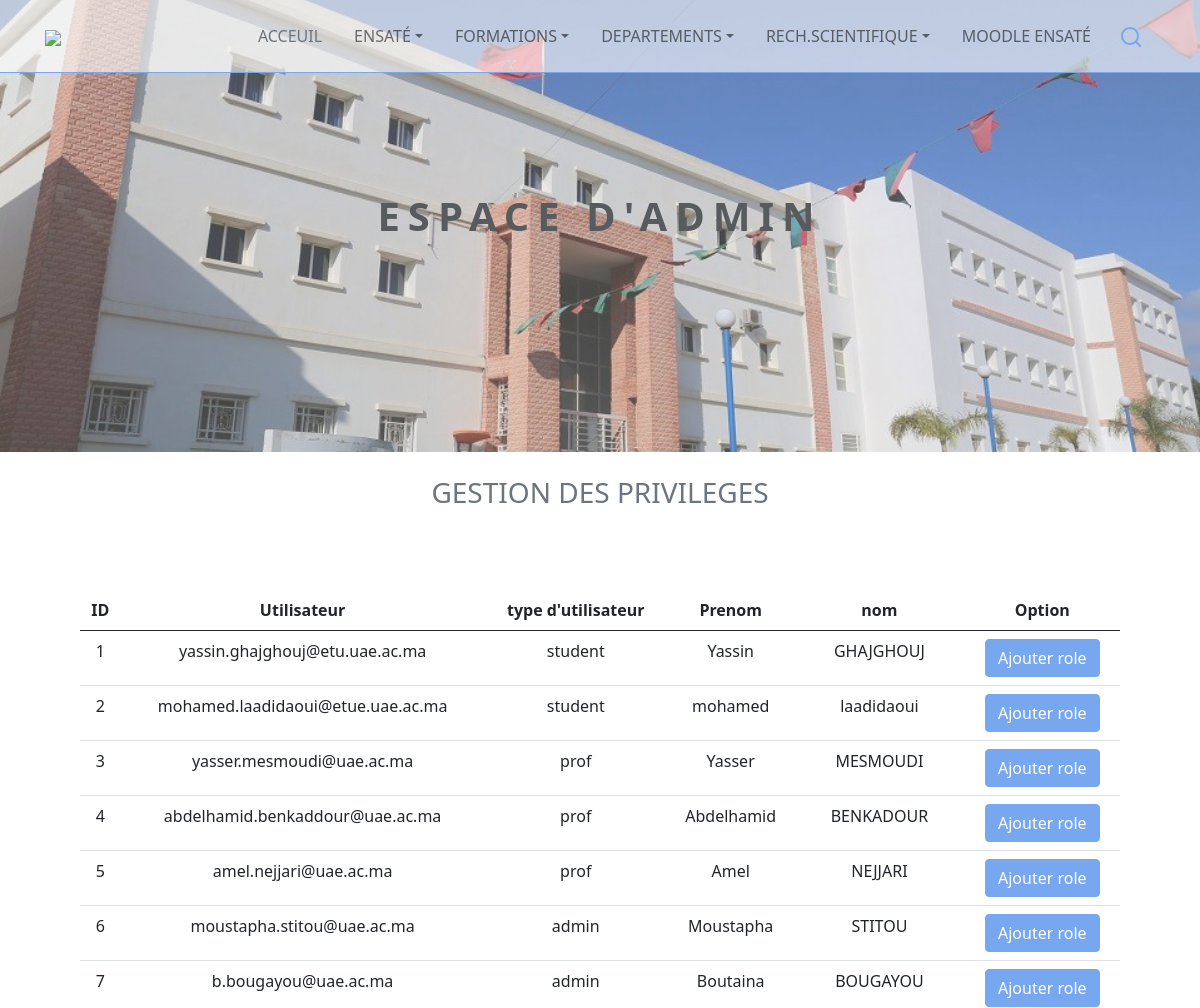
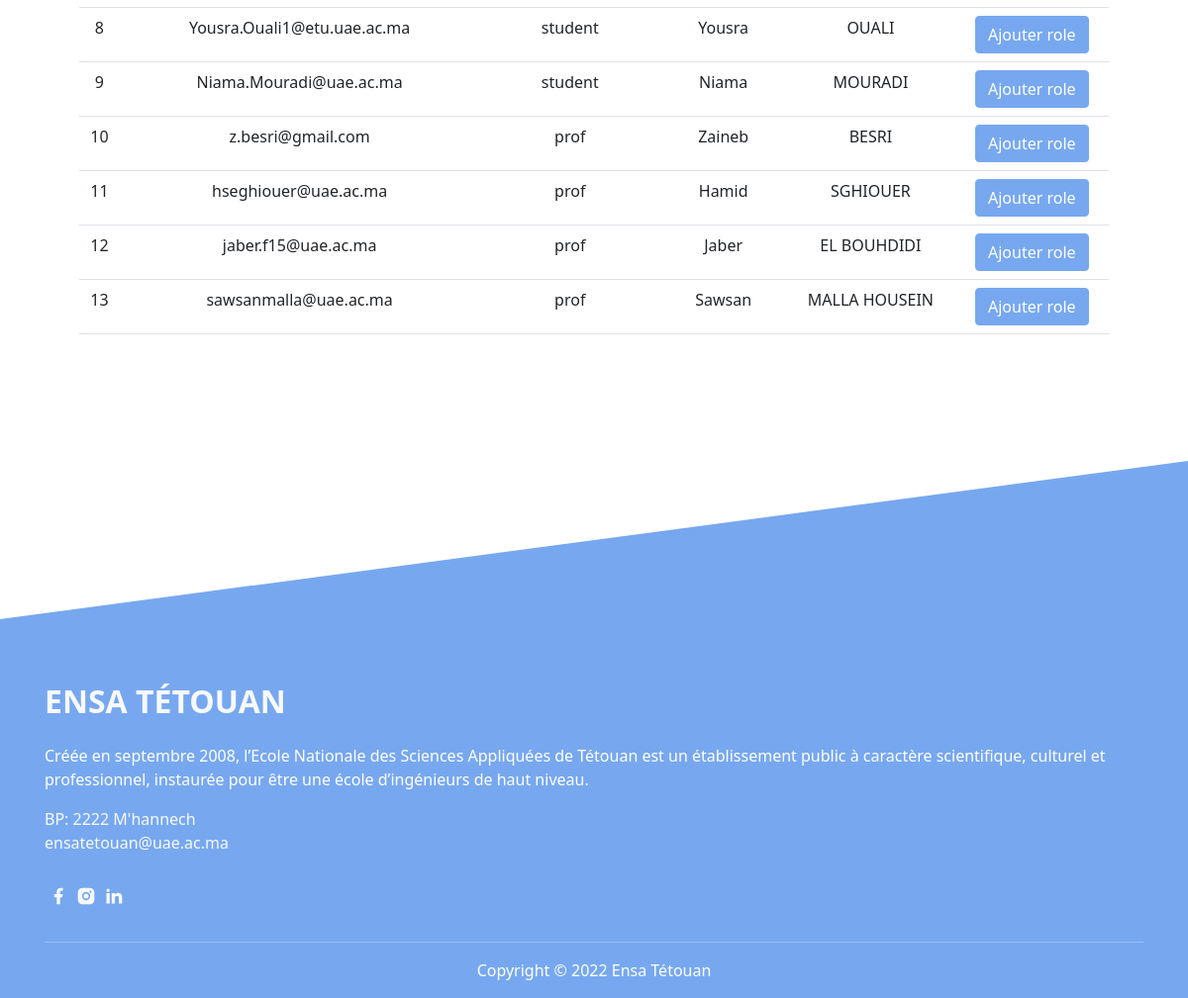
The app's page /main/privilege.php with its own data (2 pictures, top to bottom).
### tables this page shows
CREATE TABLE IF NOT EXISTS `user` (
  `id` int(10) NOT NULL AUTO_INCREMENT,
  `mail` varchar(100) NOT NULL,
  `FirstName` varchar(30) NOT NULL,
  `LastName` varchar(30) NOT NULL,
  `CNE` int(10) NOT NULL,
  `typeUser` varchar(50) NOT NULL,
  PRIMARY KEY (`id`),
  UNIQUE KEY `mail_user` (`mail`),
  UNIQUE KEY `CNE_User` (`CNE`)
);

### main/ldap.php (called while the page is built, shortened)
<?php
class ldap{
    public function userInf(){
        $db= new ConnectionDB();
        $connexion=$db->connect();
        $rslt=$connexion->query('SELECT * FROM user ;');
        return $rslt;
    }
}
?>

### main/privilege.php (the view, shortened to what this page needs)
<!DOCTYPE html>
<html lang="en">
    <head>
        <link href="../bootstrap_theme/bootstrap.css" rel="stylesheet" type="text/css">
        <link rel="stylesheet" href="blocks.css">
        <link href="style.css" rel="stylesheet">
    </head>
    <body>
        <header style="background-color: rgba(255, 255, 255, 0.6);" class="fixed-top">
            <nav class="border-bottom border-primary navbar navbar-expand-lg navbar-light pb-lg-0 pt-lg-0">
                <div class="container mt-lg-auto">
                    <a class="fw-bold navbar-brand text-uppercase" href="#" target><img src="../pic/logo.png.crdownload" style="width: 70px;"></a>
                    <div class="collapse navbar-collapse " id="navbarNavDropdown-21">
                        <ul class="ms-auto navbar-nav">
                            <li class="nav-item">
                                <a class="active nav-link px-lg-3 py-lg-4 text-muted text-uppercase" aria-current="page" href="#">Acceuil</a>
                            </li>
                            <li class="nav-item dropdown">
                                <a class="dropdown-toggle nav-link px-lg-3 py-lg-4 text-uppercase" href="#" id="navbarDropdownMenuLink" role="button" data-bs-toggle="dropdown" aria-haspopup="true" aria-expanded="false">ENSATé</a>
                            </li>
                            <li class="nav-item dropdown">
                                <a class="dropdown-toggle nav-link px-lg-3 py-lg-4 text-uppercase" href="#" id="navbarDropdownMenuLink" role="button" data-bs-toggle="dropdown" aria-haspopup="true" aria-expanded="false">Formations</a>
                            </li>
                            <li class="nav-item dropdown">
                                <a class="dropdown-toggle nav-link px-lg-3 py-lg-4 text-uppercase" href="#" id="navbarDropdownMenuLink" role="button" data-bs-toggle="dropdown" aria-haspopup="true" aria-expanded="false">departements</a>
                            </li>
                            <li class="nav-item dropdown">
                                <a class="dropdown-toggle nav-link px-lg-3 py-lg-4 text-uppercase" href="#" id="navbarDropdownMenuLink" role="button" data-bs-toggle="dropdown" aria-haspopup="true" aria-expanded="false">RECH.Scientifique</a>
                            </li>
                            <li class="nav-item">
                                <a class="nav-link px-lg-3 py-lg-4 text-uppercase" href="#">Moodle EnsaTé</a>
                            </li>
                        </ul>
                        <button class="border-0 btn btn-outline-light order-lg-1 py-2 text-primary" type="button" aria-label="Search Button">
                        </button>
                    </div>
                </div>
            </nav>
        </header>
        <section class="background-cover bg-dark opacity-75 pb-4 position-relative pt-5 text-center text-dark" style="background-image:url('../pic/1519796420418.jpeg');">
            <div class="container mt-5 pb-5 position-relative pt-5">
                <div class="pb-5 pt-5">
                    <h1 class="fw-bold" style="letter-spacing: 8px; margin-bottom: 92px;">ESPACE D&apos;ADMIN</h1>
                </div>
            </div>
        </section>
        <section class="mt-4 pb-5 text-secondary">
            <h3 class=" text-center">GESTION DES PRIVILEGES</h3>
            <div style="margin:80px" lass="container pb-5 pt-5">
            <?php
               require("ldap.php");
               $connexion= new ldap();
               echo"
               <table class=\"table\">
                    <thead>
                        <tr>
                            <th scope=\"col\" class=\"text-center\">ID</th>
                            <th scope=\"col\" class=\"text-center\">Utilisateur</th>
                            <th scope=\"col\" class=\"text-center\">type d'utilisateur</th>
                            <th scope=\"col\" class=\"text-center\">Prenom</th>
                            <th scope=\"col\" class=\"text-center\">nom</th>
                            <th scope=\"col\" class=\"text-center\">Option</th>
                        </tr>
                    </thead>
                    <tbody>
               ";
               $rslt=$connexion->userInf();
               while ($parc=$rslt->fetch()) {
                   echo"
                   <tr>
                        <td class=\"text-center\">".$parc['id']."</td>
                        <td class=\"text-center\">".$parc['mail']."</td>
                        <td class=\"text-center\">".$parc['typeUser']."</td>
                        <td class=\"text-center\">".$parc['FirstName']."</td>
                        <td class=\"text-center\">".$parc['LastName']."</td>
                        <td class=\"text-center\">
                            <form name=\"form\" action=\"admin.php\" method=\"post\" enctype=\"multipart/form-data\">
                                <input type=\"hidden\" name=\"id\" value=\" ".$parc['id']." \">
                                <input class=\"border-primary btn btn-primary text-white\" type=\"submit\" name=\"submitt\" class=\"clbt\" value=\"Ajouter role\" />
                            </form> </td></tr>
                        </td>
                    </tr>
                   ";
               }
               echo"
               </tbody>
               </table>
               ";
            ?>
            </div>
        </section>
        <div>
            <svg viewBox="0 0 100 100" preserveAspectRatio="none" fill="currentColor" version="1.1" xmlns="http://www.w3.org/2000/svg" height="160" width="100%" class="bg-white d-block text-primary">
                <path d="M 100 100 V 0 L 0 100"/>
            </svg>
        </div>
        <footer class="bg-primary pt-5 text-white">
            <div class="container">
                <div class="row">
                    <div class="col-xl-12 me-auto py-3">
                        <a href="#" class="d-inline-block fw-bold h2 link-light mb-4 text-decoration-none text-uppercase" target>Ensa tétouan</a>
                        <p class="mb-3">Créée en septembre 2008, l&rsquo;Ecole Nationale des Sciences Appliquées de Tétouan est un établissement public à caractère scientifique, culturel et professionnel, instaurée pour être une école d&rsquo;ingénieurs de haut niveau.</p>
                        <div class="mb-4">
                            <a href="#" class="link-light text-decoration-none">BP: 2222 M&apos;hannech</a>
                            <br>
                            <a href="#" class="link-light text-decoration-none">ensatetouan@uae.ac.ma&nbsp;<i></i></a>
                        </div>
                        <div class="d-inline-flex flex-wrap">
                            <a href="#" class="link-light p-1" aria-label="facebook-link"> <svg viewBox="0 0 24 24" fill="currentColor" width="20" height="20">
                                    <path d="M14 13.5h2.5l1-4H14v-2c0-1.03 0-2 2-2h1.5V2.14c-.326-.043-1.557-.14-2.857-.14C11.928 2 10 3.657 10 6.7v2.8H7v4h3V22h4v-8.5z"/>
                                </svg> </a>
                            <a href="#" class="link-light p-1" aria-label="instagram-link">  </a>
                            <a href="#" class="link-light p-1" aria-label="linkedin-link"> <svg viewBox="0 0 24 24" fill="currentColor" width="20" height="20">
                                    <path d="M6.94 5a2 2 0 1 1-4-.002 2 2 0 0 1 4 .002zM7 8.48H3V21h4V8.48zm6.32 0H9.34V21h3.94v-6.57c0-3.66 4.77-4 4.77 0V21H22v-7.93c0-6.17-7.06-5.94-8.72-2.91l.04-1.68z"/>
                                </svg> </a>
                            <a href="#" class="link-light p-1" aria-label="youtube-link"> </a>
                        </div>
                    </div>
                </div>
                <div class="pb-3 pt-3 text-center">
                    <hr class="border-light mt-0">
                    <p class="mb-0">Copyright &copy; 2022 Ensa Tétouan</p>
                </div>
            </div>
        </footer>
    </body>
</html>

### main/blocks.css (style rules this page uses)
.background-cover { background-size: cover; background-repeat: no-repeat; background-position: center center; }
.opacity-75 { opacity: 0.75 !important; }

### records on screen
user: id "1", mail "yassin.ghajghouj@etu.uae.ac.ma", typeUser "student", FirstName "Yassin", LastName "GHAJGHOUJ"
user: id "2", mail "mohamed.laadidaoui@etue.uae.ac.ma", typeUser "student", FirstName "mohamed", LastName "laadidaoui"
user: id "3", mail "yasser.mesmoudi@uae.ac.ma", typeUser "prof", FirstName "Yasser", LastName "MESMOUDI"
user: id "4", mail "abdelhamid.benkaddour@uae.ac.ma", typeUser "prof", FirstName "Abdelhamid", LastName "BENKADOUR"
user: id "5", mail "amel.nejjari@uae.ac.ma", typeUser "prof", FirstName "Amel", LastName "NEJJARI"
user: id "6", mail "moustapha.stitou@uae.ac.ma", typeUser "admin", FirstName "Moustapha", LastName "STITOU"
user: id "7", mail "b.bougayou@uae.ac.ma", typeUser "admin", FirstName "Boutaina", LastName "BOUGAYOU"
user: id "8", mail "Yousra.Ouali1@etu.uae.ac.ma", typeUser "student", FirstName "Yousra", LastName "OUALI"
user: id "9", mail "Niama.Mouradi@uae.ac.ma", typeUser "student", FirstName "Niama", LastName "MOURADI"
user: id "10", mail "z.besri@gmail.com", typeUser "prof", FirstName "Zaineb", LastName "BESRI"
user: id "11", mail "hseghiouer@uae.ac.ma", typeUser "prof", FirstName "Hamid", LastName "SGHIOUER"
user: id "12", mail "jaber.f15@uae.ac.ma", typeUser "prof", FirstName "Jaber", LastName "EL BOUHDIDI"
user: id "13", mail "sawsanmalla@uae.ac.ma", typeUser "prof", FirstName "Sawsan", LastName "MALLA HOUSEIN"
